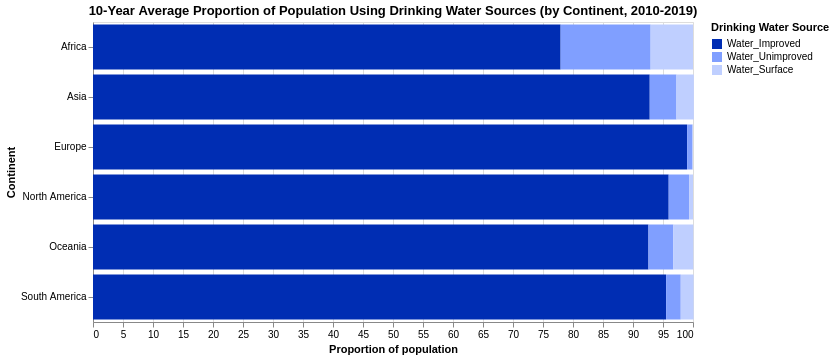

Source (Vega-Lite JSON):
### Vega-Lite specification from a JSON file in a GitHub repository (floating-point values rounded to 4 significant figures)
{"config": {"view": {"continuousWidth": 600, "continuousHeight": 400}}, "data": {"name": "data-1039074e27bbc87dc1cf777ae90a17d8"}, "mark": "bar", "encoding": {"color": {"type": "ordinal", "field": "Water", "legend": {"title": "Drinking Water Source"}, "scale": {"domain": ["Water_Improved", "Water_Unimproved", "Water_Surface"], "range": ["#002db3", "#809fff", "#bfcfff"]}}, "order": {"type": "quantitative", "aggregate": "sum", "field": "Proportion", "sort": "descending"}, "tooltip": [{"type": "nominal", "field": "Continent", "title": "Continent"}, {"type": "nominal", "field": "Water", "title": "Drinking Water Source"}, {"type": "quantitative", "field": "Proportion", "title": "Proportion of population (%)"}], "x": {"type": "quantitative", "axis": {"title": "Proportion of population"}, "field": "Proportion", "scale": {"domain": [0, 100]}}, "y": {"type": "nominal", "axis": {"title": "Continent"}, "field": "Continent"}}, "height": 300, "title": "10-Year Average Proportion of Population Using Drinking Water Sources (by Continent, 2010-2019)", "width": 600, "$schema": "https://vega.github.io/schema/vega-lite/v4.8.1.json", "datasets": {"data-1039074e27bbc87dc1cf777ae90a17d8": [{"Continent": "Africa", "Water": "Water_Improved", "Proportion": 77.94}, {"Continent": "Asia", "Water": "Water_Improved", "Proportion": 92.79}, {"Continent": "Europe", "Water": "Water_Improved", "Proportion": 99.02}, {"Continent": "North America", "Water": "Water_Improved", "Proportion": 95.95}, {"Continent": "Oceania", "Water": "Water_Improved", "Proportion": 92.58}, {"Continent": "South America", "Water": "Water_Improved", "Proportion": 95.52}, {"Continent": "Africa", "Water": "Water_Unimproved", "Proportion": 15.0}, {"Continent": "Asia", "Water": "Water_Unimproved", "Proportion": 4.46}, {"Continent": "Europe", "Water": "Water_Unimproved", "Proportion": 0.9}, {"Continent": "North America", "Water": "Water_Unimproved", "Proportion": 3.4}, {"Continent": "Oceania", "Water": "Water_Unimproved", "Proportion": 4.15}, {"Continent": "South America", "Water": "Water_Unimproved", "Proportion": 2.44}, {"Continent": "Africa", "Water": "Water_Surface", "Proportion": 7.06}, {"Continent": "Asia", "Water": "Water_Surface", "Proportion": 2.89}, {"Continent": "Europe", "Water": "Water_Surface", "Proportion": 0.08}, {"Continent": "North America", "Water": "Water_Surface", "Proportion": 0.65}, {"Continent": "Oceania", "Water": "Water_Surface", "Proportion": 3.32}, {"Continent": "South America", "Water": "Water_Surface", "Proportion": 2.14}]}}
